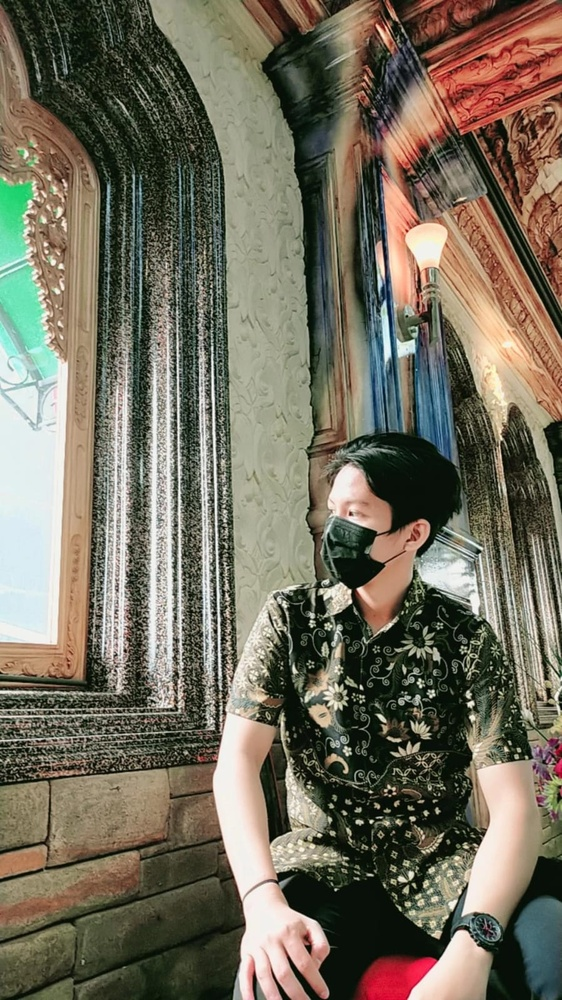
%> input picture mask.jpeg, 562 x 1000 px, shrunk from 899 x 1599 before the run
$ octave Tugas6_DeteksiTepiGambar.m   (GNU Octave 9; MATLAB toolbox functions it lacks are replaced by stand-ins)
%> lines starting %> are read from the running program, lines starting %| are printed output that depends on the picture; in (x1, y1, x2, y2) boxes, pixels count from 0 and x2, y2 are one past the last pixel; in counts of white or black regions, pixels touching at a corner belong together; the program's own positions count from 1
Picture = imread('mask.jpeg');
%> Picture is the input picture: size 1000x562x3 uint8; mean R, G, B 115.1, 108.9, 92.7
figure(1);
imshow(Picture);
title('Color');

q = rgb2gray(Picture);
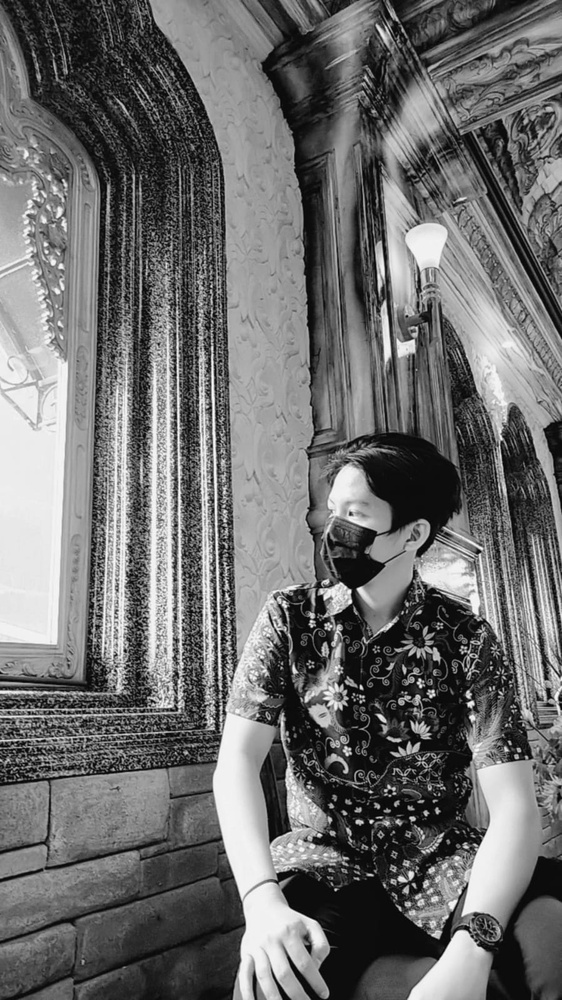
%> q: size 1000x562 uint8; min 1, max 255, mean 108.9
figure(2);
imshow(q);
title('Gray');

%Sobel
w = edge(q,'sobel');
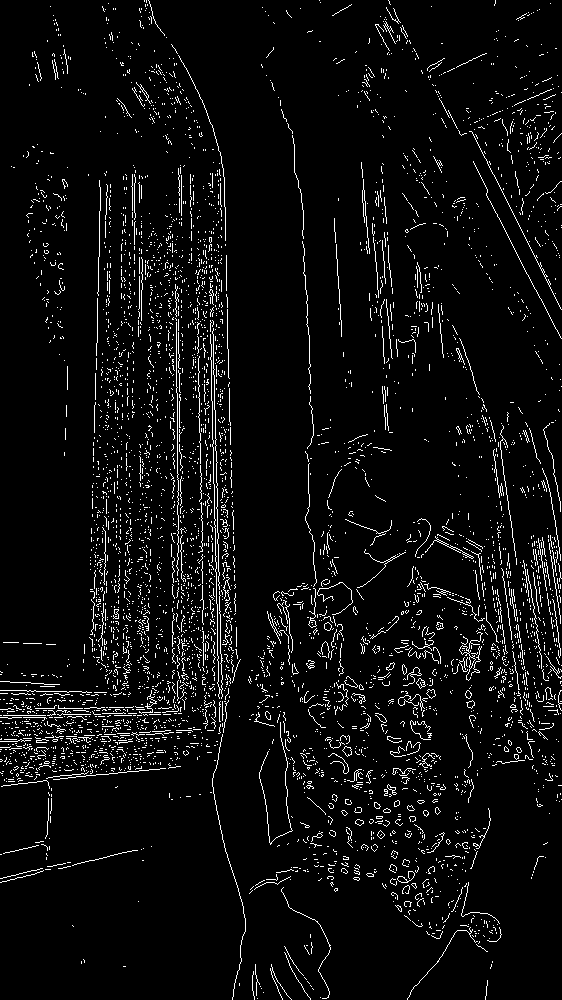
%> w: size 1000x562 logical; 5.1% white in thin lines or dots
figure(3);
imshow(w);
title('Sobel');

%Prewitt
e = edge(q,'prewitt');
%> e: size 1000x562 logical; 5% white in thin lines or dots
figure(4);
imshow(e);
title('Prewitt');

%Roberts
r = edge(q,'roberts');
%> r: size 1000x562 logical; 3.4% white in thin lines or dots
figure(5);
imshow(r);
title('Roberts');

%Canny
t = edge(q,'canny');
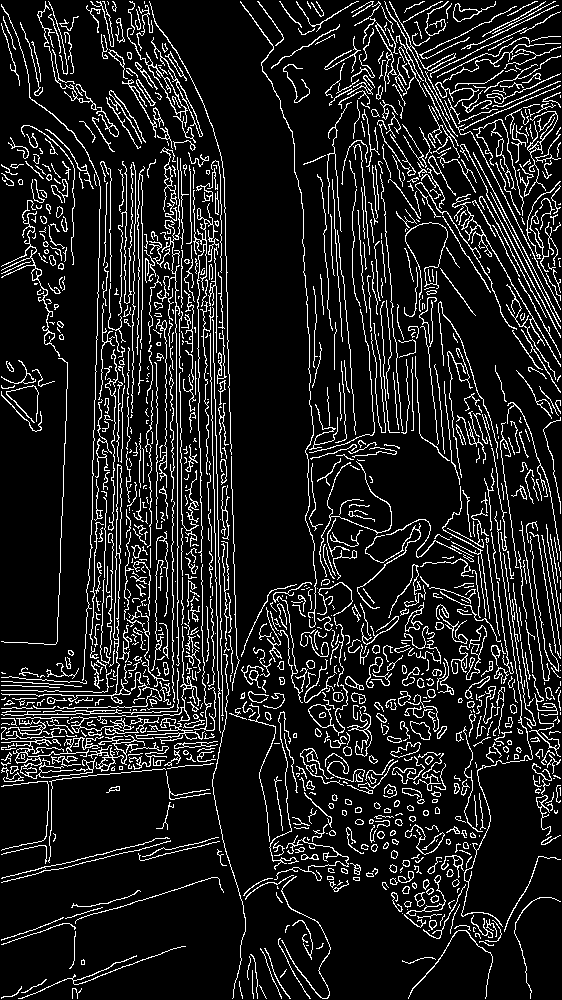
%> t: size 1000x562 logical; 12.3% white in thin lines or dots
figure(6);
imshow(t);
title('Canny');

%Laplacian
y = edge(q,'log');
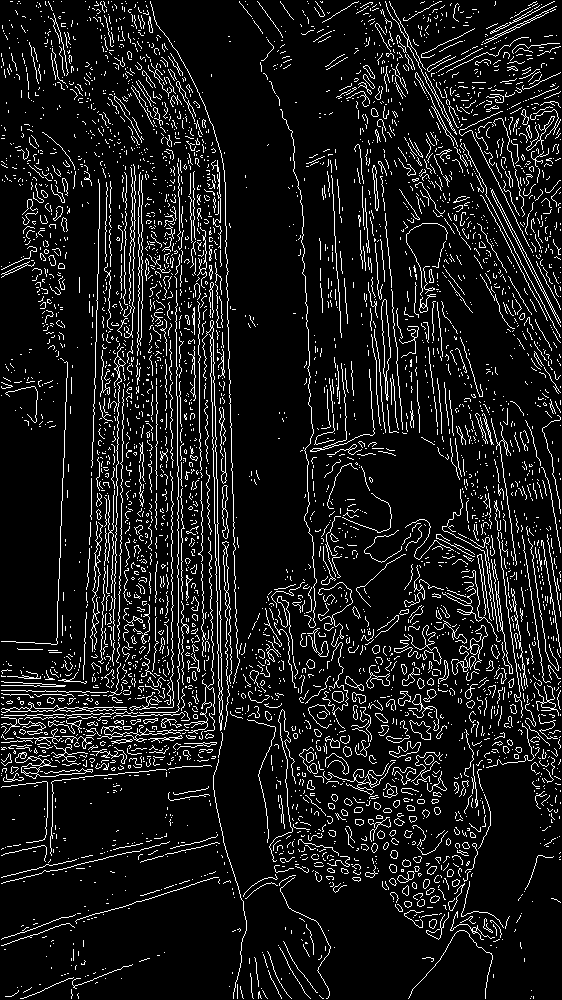
%> y: size 1000x562 logical; 9.7% white in thin lines or dots
figure(7);
imshow(y);
title('Laplacian');

%Compas
North = [1 1 1; 1 -2 1; -1 -1 -1];
South = [-1 -1 -1; 1 -2 1; 1 1 1];
East = [-1 1 1; -1 -2 1; -1 1 1];
West = [1 1 -1; 1 -2 -1; 1 1 -1];

figure(8);
imshow(conv2(q,North,'same'));
title('North Compas');

figure(9);
imshow(conv2(q,South,'same'));
title('South Compas');

figure(10);
imshow(conv2(q,East,'same'));
title('East Compas');

figure(11);
imshow(conv2(q,West,'same'));
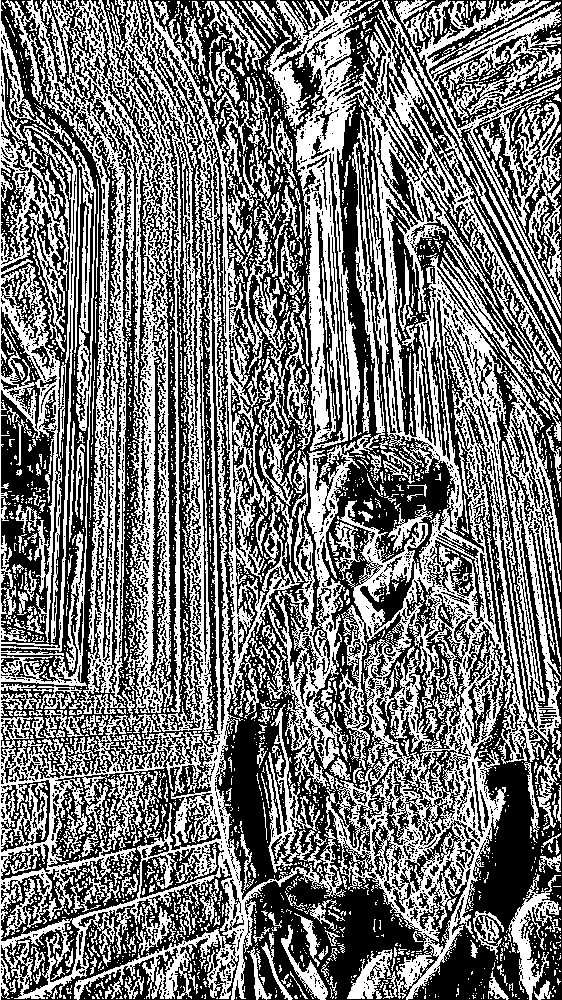
%> displayed picture: size 1000x562, on the screen's scale of 0 to 255; 46.6% white; 3027 white regions (2631 under 20 px), largest, box (x1, y1, x2, y2) and area: (0, 0, 385, 1000) 114725, (260, 0, 561, 1000) 78334, (418, 0, 561, 318) 11903
title('West Compas');

%Isotropic
x = [-1 0 1; -sqrt(2) 0 sqrt(2); -1 0 1];
y = [-1 -sqrt(2) -1; 0 0 0; 1 sqrt(2) 1];

figure(12);
imshow(conv2(q,x,'same'));
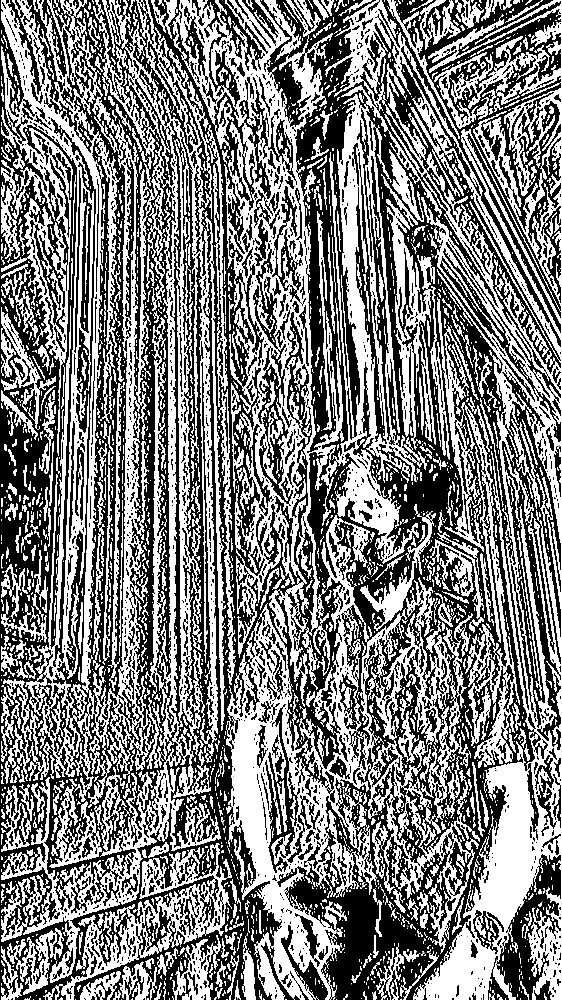
%> displayed picture: size 1000x562, on the screen's scale of 0 to 255; min 0, max 255, mean 126.6
title('Horizontal');

figure(13);
imshow(conv2(q,y,'same'));
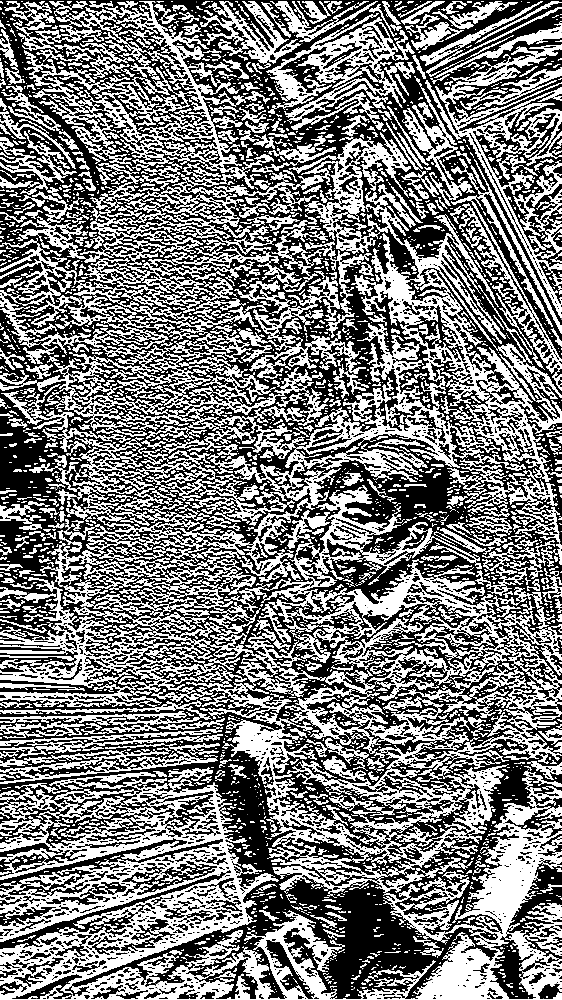
%> displayed picture: size 1000x562, on the screen's scale of 0 to 255; min 0, max 255, mean 123.7
title('Vertikal');
